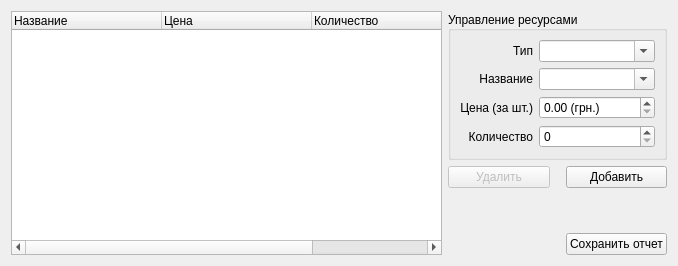
<?xml version="1.0" encoding="UTF-8"?>
<ui version="4.0">
 <class>ESupplier</class>
 <widget class="QWidget" name="ESupplier">
  <property name="geometry">
   <rect>
    <x>0</x>
    <y>0</y>
    <width>678</width>
    <height>266</height>
   </rect>
  </property>
  <property name="windowTitle">
   <string>Supplier</string>
  </property>
  <layout class="QHBoxLayout" name="horizontalLayout_2">
   <item>
    <widget class="QTreeWidget" name="treeWidget">
     <property name="sizePolicy">
      <sizepolicy hsizetype="Expanding" vsizetype="Expanding">
       <horstretch>2</horstretch>
       <verstretch>0</verstretch>
      </sizepolicy>
     </property>
     <property name="editTriggers">
      <set>QAbstractItemView::NoEditTriggers</set>
     </property>
     <property name="autoExpandDelay">
      <number>-1</number>
     </property>
     <property name="sortingEnabled">
      <bool>false</bool>
     </property>
     <property name="animated">
      <bool>true</bool>
     </property>
     <property name="allColumnsShowFocus">
      <bool>false</bool>
     </property>
     <property name="headerHidden">
      <bool>false</bool>
     </property>
     <attribute name="headerVisible">
      <bool>true</bool>
     </attribute>
     <attribute name="headerCascadingSectionResizes">
      <bool>false</bool>
     </attribute>
     <attribute name="headerDefaultSectionSize">
      <number>150</number>
     </attribute>
     <attribute name="headerShowSortIndicator" stdset="0">
      <bool>false</bool>
     </attribute>
     <column>
      <property name="text">
       <string>Название</string>
      </property>
     </column>
     <column>
      <property name="text">
       <string>Цена</string>
      </property>
     </column>
     <column>
      <property name="text">
       <string>Количество</string>
      </property>
     </column>
     <column>
      <property name="text">
       <string>id</string>
      </property>
     </column>
    </widget>
   </item>
   <item>
    <layout class="QVBoxLayout" name="verticalLayout">
     <item>
      <widget class="QGroupBox" name="groupBox">
       <property name="title">
        <string>Управление ресурсами</string>
       </property>
       <property name="alignment">
        <set>Qt::AlignLeading|Qt::AlignLeft|Qt::AlignVCenter</set>
       </property>
       <layout class="QGridLayout" name="gridLayout">
        <item row="0" column="0">
         <widget class="QLabel" name="label">
          <property name="text">
           <string>Тип</string>
          </property>
          <property name="alignment">
           <set>Qt::AlignRight|Qt::AlignTrailing|Qt::AlignVCenter</set>
          </property>
         </widget>
        </item>
        <item row="0" column="1">
         <widget class="QComboBox" name="res_type_cb">
          <property name="minimumSize">
           <size>
            <width>100</width>
            <height>0</height>
           </size>
          </property>
          <property name="editable">
           <bool>true</bool>
          </property>
          <property name="frame">
           <bool>true</bool>
          </property>
         </widget>
        </item>
        <item row="1" column="0">
         <widget class="QLabel" name="label_2">
          <property name="text">
           <string>Название</string>
          </property>
          <property name="alignment">
           <set>Qt::AlignRight|Qt::AlignTrailing|Qt::AlignVCenter</set>
          </property>
         </widget>
        </item>
        <item row="1" column="1">
         <widget class="QComboBox" name="res_name_cb">
          <property name="minimumSize">
           <size>
            <width>100</width>
            <height>0</height>
           </size>
          </property>
          <property name="editable">
           <bool>true</bool>
          </property>
          <property name="frame">
           <bool>true</bool>
          </property>
         </widget>
        </item>
        <item row="2" column="0">
         <widget class="QLabel" name="label_3">
          <property name="text">
           <string>Цена (за шт.)</string>
          </property>
          <property name="alignment">
           <set>Qt::AlignRight|Qt::AlignTrailing|Qt::AlignVCenter</set>
          </property>
         </widget>
        </item>
        <item row="2" column="1">
         <widget class="QDoubleSpinBox" name="price_dspb">
          <property name="minimumSize">
           <size>
            <width>100</width>
            <height>0</height>
           </size>
          </property>
          <property name="prefix">
           <string/>
          </property>
          <property name="suffix">
           <string> (грн.)</string>
          </property>
          <property name="maximum">
           <double>999999999.990000009536743</double>
          </property>
          <property name="singleStep">
           <double>0.500000000000000</double>
          </property>
         </widget>
        </item>
        <item row="3" column="0">
         <widget class="QLabel" name="label_4">
          <property name="text">
           <string>Количество</string>
          </property>
          <property name="alignment">
           <set>Qt::AlignRight|Qt::AlignTrailing|Qt::AlignVCenter</set>
          </property>
         </widget>
        </item>
        <item row="3" column="1">
         <widget class="QSpinBox" name="quantity_spb">
          <property name="minimumSize">
           <size>
            <width>100</width>
            <height>0</height>
           </size>
          </property>
          <property name="suffix">
           <string/>
          </property>
          <property name="prefix">
           <string/>
          </property>
          <property name="maximum">
           <number>999999999</number>
          </property>
         </widget>
        </item>
       </layout>
      </widget>
     </item>
     <item>
      <layout class="QHBoxLayout" name="horizontalLayout_3">
       <item>
        <widget class="QPushButton" name="delete_btn">
         <property name="enabled">
          <bool>false</bool>
         </property>
         <property name="text">
          <string>Удалить</string>
         </property>
        </widget>
       </item>
       <item>
        <spacer name="horizontalSpacer">
         <property name="orientation">
          <enum>Qt::Horizontal</enum>
         </property>
         <property name="sizeType">
          <enum>QSizePolicy::Minimum</enum>
         </property>
         <property name="sizeHint" stdset="0">
          <size>
           <width>10</width>
           <height>20</height>
          </size>
         </property>
        </spacer>
       </item>
       <item>
        <widget class="QPushButton" name="update_add_btn">
         <property name="enabled">
          <bool>true</bool>
         </property>
         <property name="text">
          <string>Добавить</string>
         </property>
        </widget>
       </item>
      </layout>
     </item>
     <item>
      <spacer name="verticalSpacer">
       <property name="orientation">
        <enum>Qt::Vertical</enum>
       </property>
       <property name="sizeHint" stdset="0">
        <size>
         <width>20</width>
         <height>40</height>
        </size>
       </property>
      </spacer>
     </item>
     <item>
      <layout class="QHBoxLayout" name="horizontalLayout">
       <item>
        <spacer name="horizontalSpacer_2">
         <property name="orientation">
          <enum>Qt::Horizontal</enum>
         </property>
         <property name="sizeHint" stdset="0">
          <size>
           <width>20</width>
           <height>20</height>
          </size>
         </property>
        </spacer>
       </item>
       <item>
        <widget class="QPushButton" name="report_btn">
         <property name="text">
          <string>Сохранить отчет</string>
         </property>
        </widget>
       </item>
      </layout>
     </item>
    </layout>
   </item>
  </layout>
 </widget>
 <resources/>
 <connections/>
</ui>
